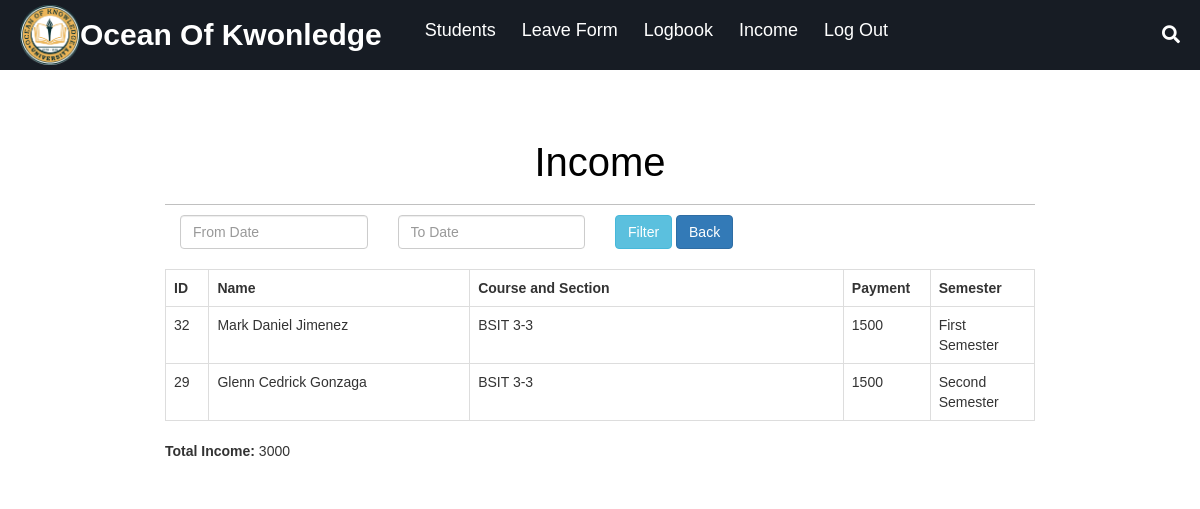
Screenshot of /admin/in.php with the database file from the repository.
### tables this page shows
CREATE TABLE `students` (
  `id` int(30) NOT NULL,
  `email` varchar(50) NOT NULL,
  `password` varchar(50) NOT NULL,
  `studentno` int(10) NOT NULL,
  `name` varchar(50) NOT NULL,
  `course_section` text NOT NULL,
  `sex` enum('Male','Female') NOT NULL,
  `school_year` text NOT NULL,
  `address` varchar(100) NOT NULL,
  `dorm` varchar(50) NOT NULL,
  `room` varchar(50) NOT NULL,
  `value` int(50) NOT NULL,
  `date` datetime NOT NULL,
  `sem` varchar(50) NOT NULL,
  `point` int(50) NOT NULL
);

### admin/in.php (the view, shortened to what this page needs)
<?php
 $connect = mysqli_connect("localhost", "root", "", "dorms");
 $query = "SELECT * FROM students ORDER BY id desc";
 $result = mysqli_query($connect, $query);
 ?>
 <!DOCTYPE html>
 <html>
      <head>
           <link rel="stylesheet" href="https://maxcdn.bootstrapcdn.com/bootstrap/3.3.6/css/bootstrap.min.css" />
           <link rel="stylesheet" href="http://code.jquery.com/ui/1.11.4/themes/smoothness/jquery-ui.css">
      </head>
       <?php
        include_once 'admin-header.php';
        ?>
        <br><br><br><br>
      <body>
           <br /><br />
           <div class="container" style="width:900px;">
                <h2 align="center">Income</h2>
                <div class="col-md-3">
                     <input type="text" name="from_date" id="from_date" class="form-control" placeholder="From Date" />
                </div>
                <div class="col-md-3">
                     <input type="text" name="to_date" id="to_date" class="form-control" placeholder="To Date" />
                </div>
                <div class="col-md-5">
                     <input type="button" name="filter" id="filter" value="Filter" class="btn btn-info" />
                     <a href="stu-section.php" class="btn btn-primary">Back</a>
                </div>
                <br />
                <div id="order_table">
                     <table class="table table-bordered">
                          <tr>
                               <th width="5%">ID</th>
                               <th width="30%">Name</th>
                               <th width="43%">Course and Section</th>
                               <th width="10%">Payment</th>
                               <th width="12%">Semester</th>
                          </tr>
                     <?php
                     while($row = mysqli_fetch_array($result))
                     {
                     ?>
                          <tr>
                               <td><?php echo $row["id"]; ?></td>
                               <td><?php echo $row["name"]; ?></td>
                               <td><?php echo $row["course_section"]; ?></td>
                               <td><?php echo $row["value"]; ?></td>
                               <td><?php echo $row["sem"]; ?></td>
                          </tr>
                     <?php
                     }
                     ?>
                     </table>
                     <tfoot>
                         <?php
                          $sql = "SELECT SUM(value) from students";
                     $result = $connect->query($sql);
                    while($row = mysqli_fetch_array($result)){
                    echo "<div class='info'><strong>Total Income:</strong> <span>".$row['SUM(value)']."</span></div>";
                      echo "<br>";
                 }
                      ?>
                     </tfoot>
                </div>
           </div>
      </body>
 </html>

### admin/styles.css (style rules this page uses)
:root { --color-primary: #0073ff; --color-white: #e9e9e9; --color-black: #141d28; --color-black-1: #212b38; }
* { margin: 0; padding: 0; box-sizing: border-box; }
body { font-family: sans-serif; }
* { margin: 0; padding: 0; box-sizing: border-box; text-decoration: none; font-family: 'Poppins', sans-serif; }

### admin/in.php (style rules this page uses)
.container h2 { text-align: center; padding: 0 0 20px 0; border-bottom: 1px solid silver; font-size: 40px; color: black; }

### rows the page displays
students: id "32", name "Mark Daniel Jimenez", course_section "BSIT 3-3", value "1500", sem "First Semester"
students: id "29", name "Glenn Cedrick Gonzaga", course_section "BSIT 3-3", value "1500", sem "Second Semester"

### other values shown
$row['SUM(value)'] "3000"
